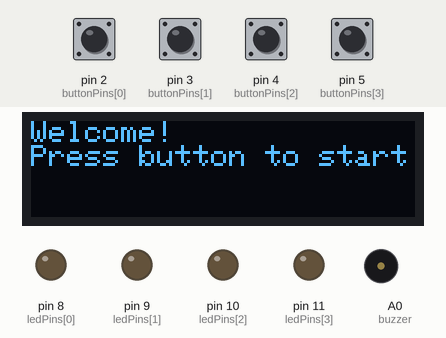
Bench run of a sketch on a simulated Arduino Uno, built with avr-gcc and run on an emulated ATmega328P. Shown: 128×32 one-colour display, output pins drawn as LEDs (lit = HIGH), buzzer (waves = sounding). Inputs (shaded band) come from the test bench; at power-on: pin 2 (buttonPins[0]), pin 3 (buttonPins[1]), pin 4 (buttonPins[2]), pin 5 (buttonPins[3]) HIGH. The display library's start-up logo is not drawn; random numbers use the default seed unless the sketch sets one; what the sketch prints to the serial monitor is not drawn.

Above: at 3.2 s.
3.3 s: pin 2 (buttonPins[0]) pulled LOW for 0.15 s
At 5.0 s:
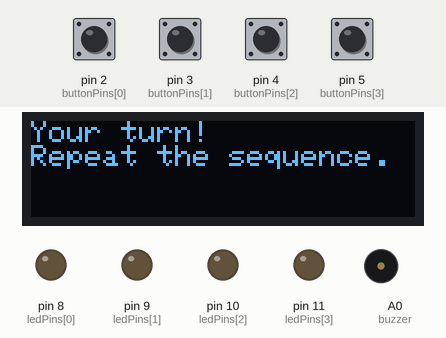
6.0 s: pin 3 (buttonPins[1]) pulled LOW for 0.15 s
At 7.8 s:
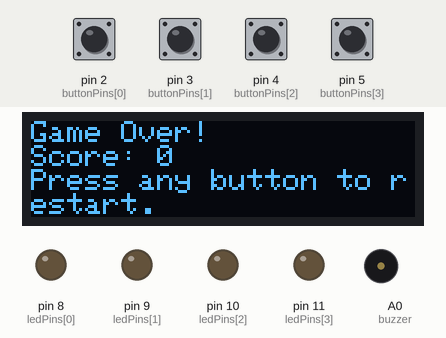
8.6 s: pin 4 (buttonPins[2]) pulled LOW for 0.15 s
At 9.7 s:
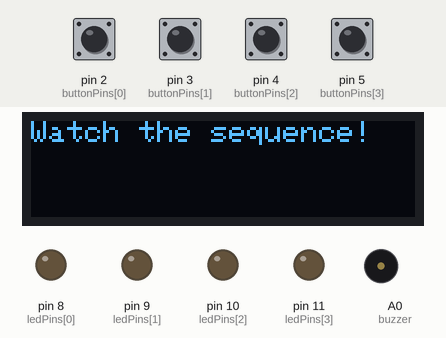
10.8 s: pin 5 (buttonPins[3]) pulled LOW for 0.15 s
At 12.96 s:
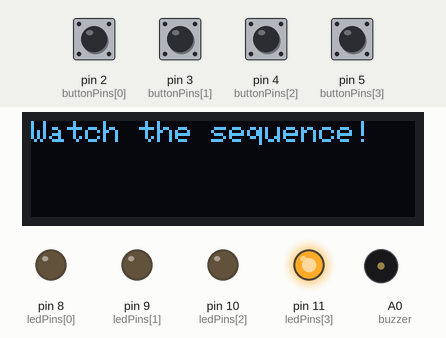
13.9 s: pin 2 (buttonPins[0]) pulled LOW for 1 s
At 15.7 s:
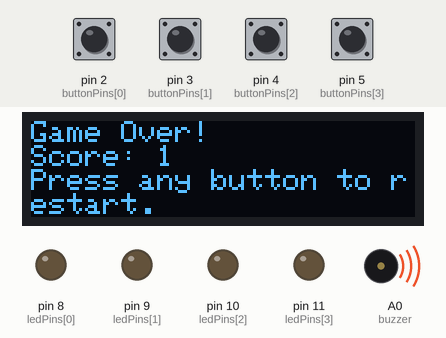
16.4 s: pin 3 (buttonPins[1]) pulled LOW for 1 s
At 16.98 s:
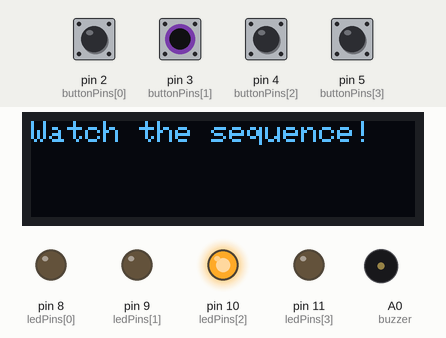
Timing chart, 0 to 19.4 s (numbered marks = the images above; inputs shaded):
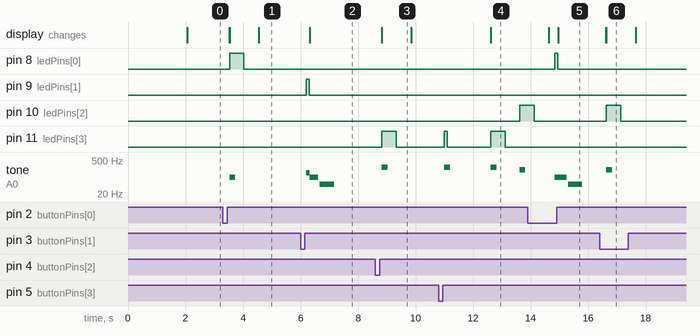

Measured:
- after the input at 3.3 s, pin 8 (ledPins[0]): LOW → HIGH after 0.23 s, → LOW 0.50 s later; tone on A0 (buzzer): silent → 100 Hz after 0.23 s, → silent 0.20 s later; the display: first changes after 0.21 s (image 1 shows a later state)
- after the input at 6.0 s, pin 9 (ledPins[1]): LOW → HIGH after 0.20 s, → LOW 0.10 s later; tone on A0 (buzzer): plays 150 Hz for 0.12 s, 100 Hz for 0.30 s, 50 Hz for 0.50 s, starting after 0.20 s; the display: changes after 0.32 s (image 2)
- after the input at 8.6 s, pin 11 (ledPins[3]): LOW → HIGH after 0.23 s, → LOW 0.50 s later; tone on A0 (buzzer): silent → 250 Hz after 0.23 s, → silent 0.20 s later; the display: first changes after 0.21 s (image 3 shows a later state)
- after the input at 10.8 s, pin 10 (ledPins[2]): LOW → HIGH after 2.8 s; pin 11 (ledPins[3]): LOW → HIGH after 0.20 s, → LOW 0.10 s later, → HIGH 1.5 s later, → LOW 0.50 s later; tone on A0 (buzzer): plays 250 Hz for 0.20 s, 250 Hz for 0.20 s, 200 Hz for 0.20 s, starting after 0.20 s; the display: changes after 1.8 s (image 4)
- after the input at 13.9 s, pin 8 (ledPins[0]): LOW → HIGH after 0.93 s, → LOW 0.10 s later; tone on A0 (buzzer): silent → 100 Hz after 0.93 s, → silent 0.42 s later, → 50 Hz 0.05 s later, → silent 0.50 s later
- after the input at 16.4 s, pin 10 (ledPins[2]): LOW → HIGH after 0.23 s, → LOW 0.50 s later; tone on A0 (buzzer): silent → 200 Hz after 0.23 s, → silent 0.20 s later; the display: first changes after 0.21 s (image 6 shows a later state)
- what the display in image 3 shows lasts 1.0 s, from 8.8 s to 9.8 s

The sketch:

final.ino
```cpp
#include <SPI.h>
#include <Wire.h>
#include <Adafruit_GFX.h>
#include <Adafruit_SSD1306.h>

// OLED Display setup
#define SCREEN_WIDTH 128   // Width of OLED display in pixels
#define SCREEN_HEIGHT 32   // Height of OLED display in pixels
#define OLED_RESET -1      // Reset pin (not used here)
#define SCREEN_ADDRESS 0x3C // I2C address of OLED display
Adafruit_SSD1306 display(SCREEN_WIDTH, SCREEN_HEIGHT, &Wire, OLED_RESET);

// Button, LED, and Buzzer pins
const int buttonPins[4] = {2, 3, 4, 5};  // Button pins
const int ledPins[4] = {8, 9, 10, 11};   // LED pins
const int buzzer = A0;  // Buzzer connected to Analog pin A0

// Game variables
const int maxLevels = 50;  // Maximum levels in the game
int ledSequence[maxLevels]; // Array to store the LED sequence
int playerSequence[maxLevels]; // Array to store player input sequence
int currentLevel = 0;   // Tracks current level
int playerIndex = 0;    // Tracks player's progress in current sequence
int score = 0;          // Player's score
bool gameStarted = false; // Flag to indicate if the game has started
bool gameLost = false;    // Flag to indicate if the player has lost

void setup() {
  Serial.begin(9600); // Initialize serial communication

  // Initialize OLED display
  if (!display.begin(SSD1306_SWITCHCAPVCC, SCREEN_ADDRESS)) {
    Serial.println(F("SSD1306 allocation failed"));
    for (;;); // Infinite loop if display initialization fails
  }
  display.display(); // Show Adafruit splash screen
  delay(2000);
  display.clearDisplay(); // Clear the display

  // Set up button and LED pins
  for (int i = 0; i < 4; i++) {
    pinMode(buttonPins[i], INPUT_PULLUP); // Enable internal pull-up resistors for buttons
    pinMode(ledPins[i], OUTPUT);          // Set LED pins as output
  }
  pinMode(buzzer, OUTPUT); // Set buzzer pin as output

  // Display welcome message
  displayMessage("Welcome!", "Press button to start");
  Serial.println("Welcome to the Memory Game!");
  Serial.println("Press any button to start.");

  randomSeed(analogRead(0)); // Seed random number generator using noise from pin A0
}

void loop() {
  if (!gameStarted) { // Check if game has not started yet
    for (int i = 0; i < 4; i++) {
      if (digitalRead(buttonPins[i]) == LOW) { // Check if any button is pressed
        delay(200); // Debounce delay
        gameStarted = true;
        currentLevel = 1;
        score = 0;
        displayMessage("Game started!", "");
        Serial.println("Game started!");
        generateSequence(); // Start the game by generating a sequence
        return;
      }
    }
  } else if (gameLost) { // Check if player lost the game
    // Display game over message
    display.clearDisplay();
    display.setTextSize(1);
    display.setTextColor(SSD1306_WHITE);
    display.setCursor(0, 0);
    display.println("Game Over!");
    display.print("Score: ");
    display.println(score);
    display.println("Press any button to restart.");
    display.display();
    Serial.print("Game Over! Score: ");
    Serial.println(score);
    Serial.println("Press any button to restart.");

    playGameOverSound(); // Play game over sound
    resetGame(); // Reset game variables
  } else {
    playLevel(); // Continue playing
  }
}

// Generates a new sequence for the current level
void generateSequence() {
  ledSequence[currentLevel - 1] = random(0, 4); // Generate random LED index
  display.clearDisplay();
  displayMessage("Watch the sequence!", "");

  // Display and play sequence for the player
  for (int i = 0; i < currentLevel; i++) {
    int ledIndex = ledSequence[i];
    digitalWrite(ledPins[ledIndex], HIGH); // Turn on LED
    playBuzzerTone(ledIndex); // Play corresponding sound
    delay(500);
    digitalWrite(ledPins[ledIndex], LOW); // Turn off LED
    delay(500);
  }

  displayMessage("Your turn!", "Repeat the sequence.");
  Serial.println("Your turn! Repeat the sequence.");
  playerIndex = 0; // Reset player index
}

// Handles player input and checks for correctness
void playLevel() {
  for (int i = 0; i < 4; i++) {
    if (digitalRead(buttonPins[i]) == LOW) { // Check if button is pressed
      delay(200); // Debounce delay

      playerSequence[playerIndex] = i; // Store player input
      digitalWrite(ledPins[i], HIGH); // Turn on corresponding LED
      playBuzzerTone(i); // Play corresponding sound
      delay(100);
      digitalWrite(ledPins[i], LOW); // Turn off LED

      if (playerSequence[playerIndex] != ledSequence[playerIndex]) { // Check if input is correct
        gameLost = true; // Player lost the game
        return;
      }

      playerIndex++;
      if (playerIndex == currentLevel) { // If player completed the sequence
        score = currentLevel;
        currentLevel++;
        if (currentLevel > maxLevels) { // If max level reached
          displayMessage("You win!", "Congrats!");
          Serial.println("You win! Congrats!");
          resetGame();
        } else {
          delay(1500); // Delay before next level
          generateSequence(); // Generate next sequence
        }
        return;
      }
    }
  }
}

// Plays a sound corresponding to the pressed button
void playBuzzerTone(int ledIndex) {
  int frequencies[4] = {100, 150, 200, 250}; // Frequencies for each button
  tone(buzzer, frequencies[ledIndex], 200); // Play sound for 200ms
}

// Plays a beep-boop sound when the game is lost
void playGameOverSound() {
  tone(buzzer, 100, 300); // Beep
  delay(350);
  tone(buzzer, 50, 500);  // Boop (Lower frequency)
  delay(500);
  noTone(buzzer); // Stop buzzer
}

// Displays a message on the OLED screen
void displayMessage(const char *line1, const char *line2) {
  display.clearDisplay();
  display.setTextSize(1);
  display.setTextColor(SSD1306_WHITE);
  display.setCursor(0, 0);
  display.println(line1);
  display.println(line2);
  display.display();
}

// Resets the game to its initial state
void resetGame() {
  gameStarted = false;
  gameLost = false;
  currentLevel = 0;
  playerIndex = 0;
  score = 0;
}
```
